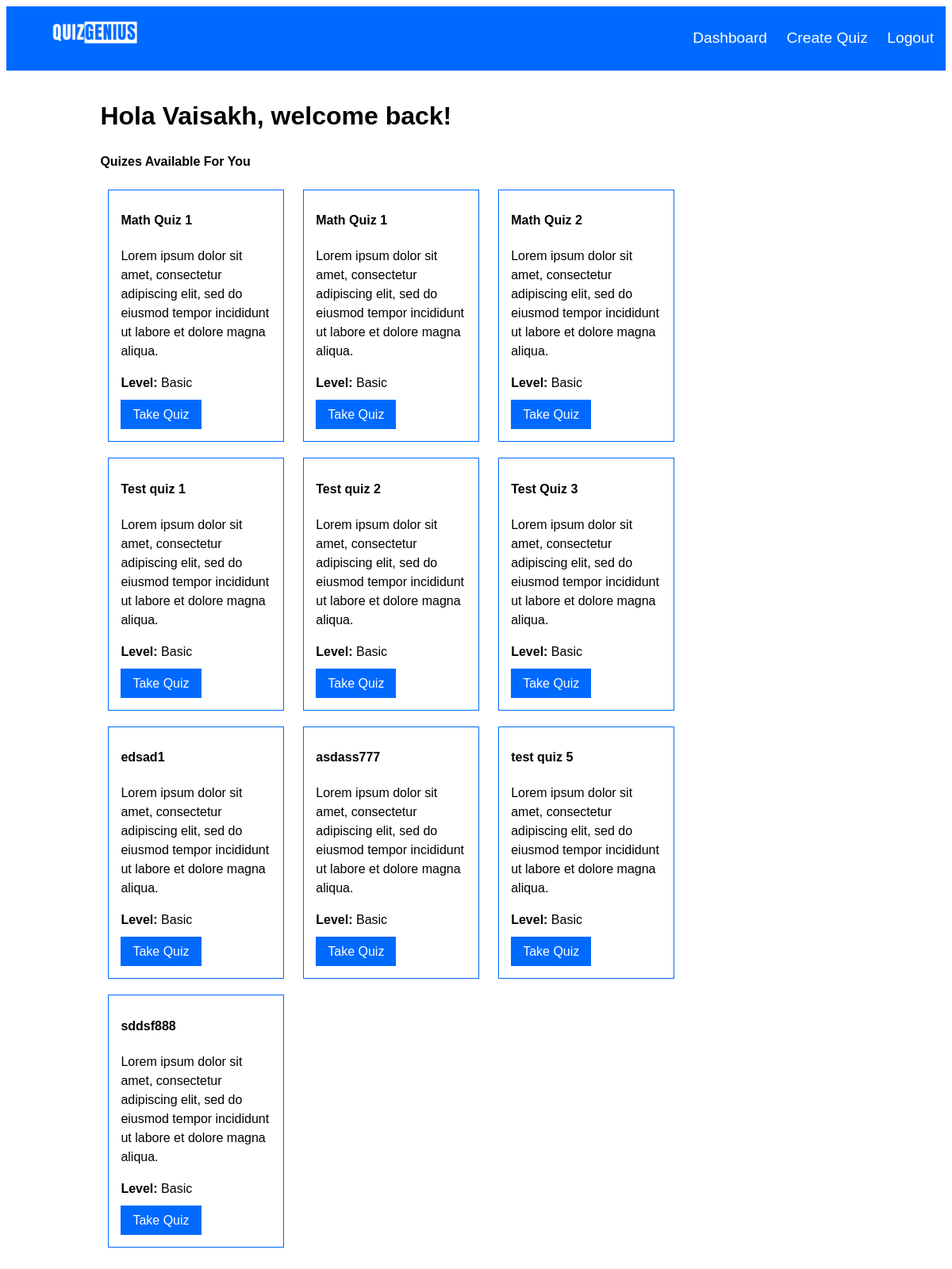
Before: /dashboard (signed in) with the older database file.
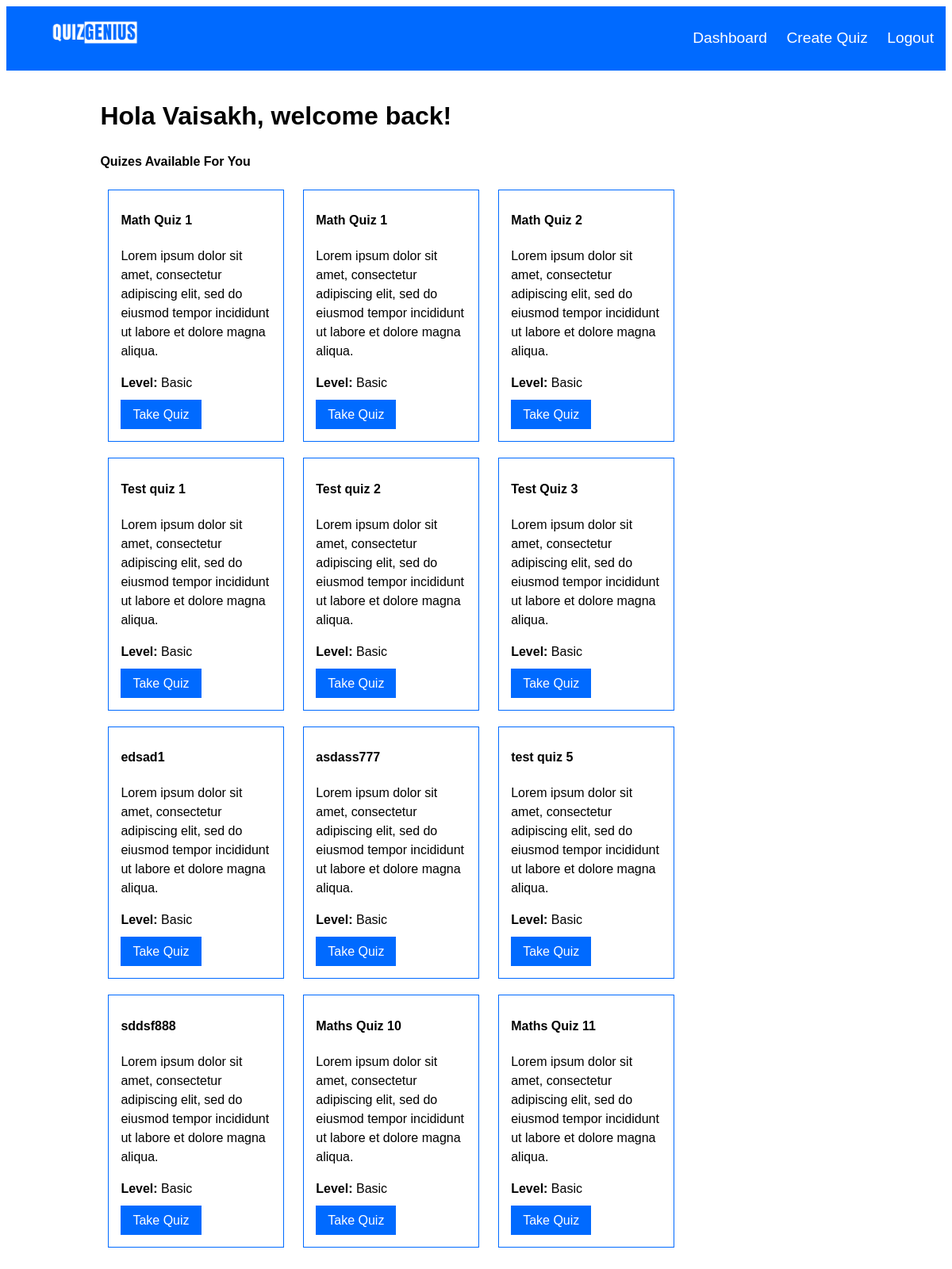
After: the same page with the newer database file.
### db.py (models this page shows, shortened)
class User(UserMixin, db.Model):
    firstname = db.Column(db.String(100), nullable=False)
    lastname = db.Column(db.String(100), nullable=False)
    role = db.Column(db.String(20),nullable=False)
    id = db.Column(db.Integer, primary_key=True)
    username = db.Column(db.String(100), unique=True, nullable=False)
    pswrd = db.Column(db.String(100), nullable=False)
    total_score = db.Column(db.Integer, default=0)
    quiz_scores = db.relationship('UserQuizScore', backref = 'user', lazy=True)

class Quiz(db.Model):
    id = db.Column(db.Integer, primary_key=True)
    title = db.Column(db.String(100), nullable=False)
    questions = db.relationship('Question', backref='quiz', cascade='all, delete-orphan')

### routes.py (the view)
@routes.route('/dashboard')
@login_required
def dashboard():
    quizes = Quiz.query.all()
    return render_template('dashboard.html', quizes=quizes,current_user=current_user)

### app.py (called while the page is built)
@login_manager.user_loader
def load_user(user_id):
    if user_id is not None:
        return User.query.get(int(user_id))
    else:
        return None

### authenticator.py (called while the page is built)
def login_required(f):
    @wraps(f)
    def decorated_function(*args, **kwargs):
        if 'user_logged_in' not in session and 'admin_logged_in' not in session:
            return redirect(url_for('routes.login'))  # Redirect to login if no user or admin session
        return f(*args, **kwargs)
    return decorated_function

### templates/dashboard.html
{% extends 'base.html' %}
{% block content %}
<h1>Hola {{ current_user.firstname }}, welcome back!</h1>
<h2> Quizes Available For You</h2>
<div class="dashboard_quiz_container">
{% for quiz in quizes %}
<div class="dashboard_quiz">
<h4>{{ quiz.title }}</h4>
<p>Lorem ipsum dolor sit amet, consectetur adipiscing elit, sed do eiusmod tempor incididunt ut labore et dolore magna aliqua.</p>
<p><strong>Level: </strong>Basic</p>
<p><a href="{{ url_for('routes.take_quiz', quiz_id=quiz.id) }}">Take Quiz</a></p>
</div>
{% endfor %}
</div>
{% endblock %}

### templates/base.html (shortened to what this page needs)
<!DOCTYPE html>
<html lang="en">
    <head>
        <link rel="stylesheet" href="{{ url_for('static', filename='style.css') }}">
    </head>
<body>
    <Header>
        <nav>
            {% if current_user.is_authenticated %}
            <ul>
            <li><a><img src="{{ url_for('static', filename='quizgeniuslogo.png') }}" id="main_heading"></a></li>
            <li><a href="{{ url_for('routes.dashboard') }}">Dashboard</a></li>
            {% if current_user.role == 'Admin'%}
            <li><a href="{{ url_for('routes.create_quiz') }}">Create Quiz</a></li>
            {% endif %}
            <li><a href="{{ url_for('routes.logout') }}">Logout</a></li>
            </ul>
            {% else %}
            <ul>
            <li><a><img src="{{ url_for('static', filename='quizgeniuslogo.png') }}" id="main_heading"></a></li>
            <li><a href="{{ url_for('routes.login') }}">Login</a></li>
            <li><a href="{{ url_for('routes.register') }}">Register</a></li>
            </ul>
            {% endif %}
        </nav>
    </Header>
    <div class="body_container">
    <main>
        {% block content %}{% endblock %}
    </main>
    </div>
</body>
</html>

### static/style.css (style rules this page uses)
* { font-family: 'poppins',sans-serif; }
* { font-size: 1em; line-height: 1.5em; }
header { background-color:rgb(0, 106, 255); padding: 10px; padding-left: 15px; padding-right: 15px; margin: 0; text-align: right; color: white; }
#main_heading { width: 10%; float: left; margin-top: -10px; }
header li { display: inline; font-size: 1.2em; margin-left: 20px; color: white; }
header li a { color: white; text-decoration: none; }
.body_container { margin: 0; font-size: 1em; padding-top:1%; padding-bottom:5%; padding-left: 10%; padding-right: 10%; background-color: white; height:max-content; }
.body_container h1 { font-size: 2em; }
a { text-decoration: none; color: rgb(0, 106, 255); }
.dashboard_quiz { display: inline-block; margin: 10px; margin-top: 10px; padding-left: 15px; padding-right: 15px; padding-top: 5px; padding-bottom: 5px; width: 20%; border: 1px solid #006aff; }
.dashboard_quiz a { margin-top: 10px; background-color: rgb(0, 106, 255); padding-top: 10px; padding-bottom: 10px; padding-left: 15px; padding-right: 15px; color: white; }

Changed rows visible on the page:
added Quiz: title "Maths Quiz 10"
added Quiz: title "Maths Quiz 11"
